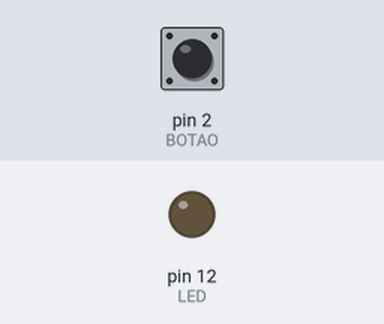
This sketch was run on a simulated Arduino Uno, built with avr-gcc and run on an emulated ATmega328P. Parts: output pins drawn as LEDs (lit = HIGH). Dashed ring = blinking. The inputs (shaded band) are chosen by the test bench; at power-on: pin 2 (BOTAO) LOW.

Above: at 1.2 s.
1.3 s: pin 2 (BOTAO) pulled HIGH for 1 s
At 1.55 s:
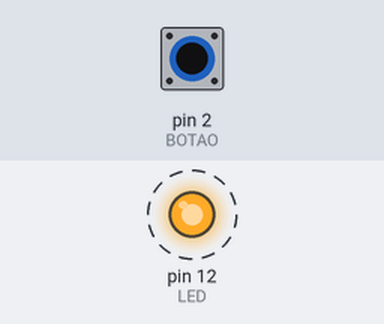
4.3 s: pin 2 (BOTAO) pulled HIGH for 3.2 s
At 7.7 s:
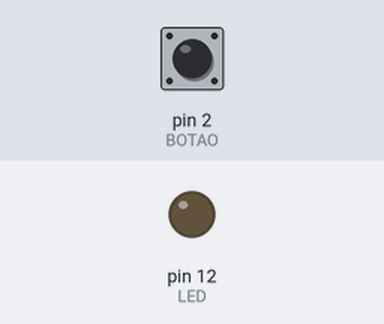
Timing chart, 0 to 9.2 s (numbered marks = the images above; inputs shaded):
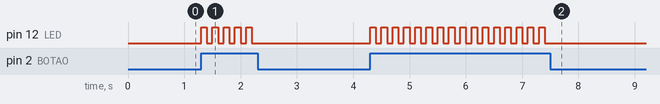

Measured:
- after the input at 1.3 s, pin 12 (LED): alternates HIGH for 0.10 s and LOW for 0.10 s, 10 changes in all, then stays LOW, starting at once
- after the input at 4.3 s, pin 12 (LED): alternates HIGH for 0.10 s and LOW for 0.10 s, 32 changes in all, then stays LOW, starting at once

The sketch:

code06.ino
```cpp
/*
Código 06: liga-desliga com botão
*/

int LED = 12;
int BOTAO = 2;
int estadoLED = 0;

void setup()
{
 pinMode(LED, OUTPUT);
 pinMode(BOTAO, INPUT);
}

void loop(){
  if (digitalRead(BOTAO) == HIGH){

    if(estadoLED == 0)

      estadoLED = 1;

    else
      estadoLED = 0;

   }

  if(estadoLED == 0)

  digitalWrite(LED, LOW);

  if(estadoLED == 1)

  digitalWrite(LED, HIGH);
  delay(100);
}
```
